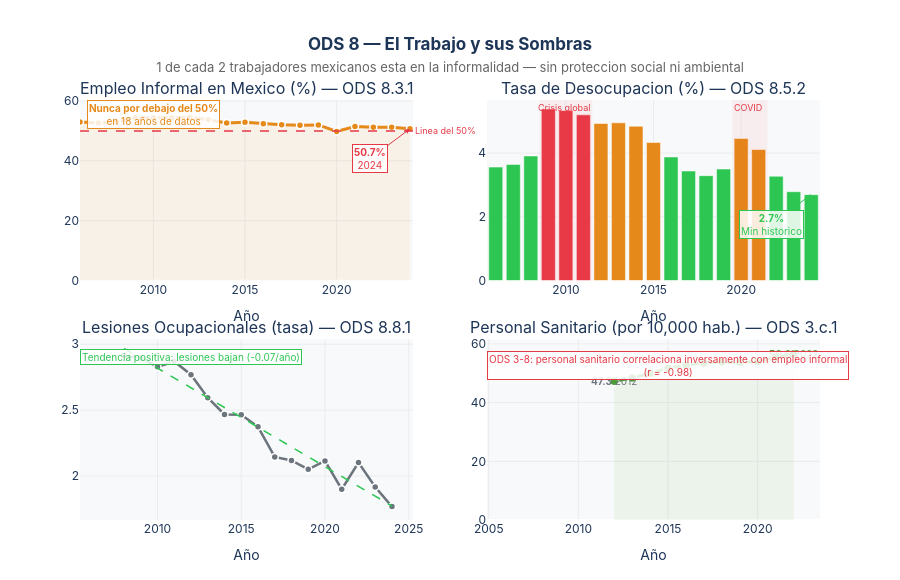

Here is the notebook cell this chart was saved with:
### Markdown cell above
---
## Parte IV — El Trabajo Informal: el eslabón invisible

### ODS 8: Trabajo Decente y Crecimiento Económico

Hay un mecanismo que conecta el trabajo con el agua y la salud que los datos revelan de forma indirecta:  
**el 51% de los trabajadores mexicanos están en el sector informal**.

El empleo informal significa, en la práctica:
- Sin acceso a seguridad social (salud pública)
- Sin condiciones laborales reguladas de higiene y agua
- Sin cobertura para lesiones ocupacionales
- Actividades que frecuentemente degradan el entorno hídrico local

El dato impactante: la correlación entre **personal sanitario** (ODS 3.C.1) y el **empleo informal** (ODS 8.3.1) es de **r = −0.98** — a mayor informalidad, menor densidad de personal médico.

### Code cell
# ══════════════════════════════════════════════════════════════════════════════
# FIGURA 5 — El trabajo informal: series y relación con salud
# ══════════════════════════════════════════════════════════════════════════════

informal = get_serie('8.3.1')    # empleo informal
desoc    = get_serie('8.5.2')    # desocupacion
lesiones = get_serie('8.8.1')    # lesiones ocupacionales
personal = get_serie('3.C.1')    # personal sanitario

fig_trab = make_subplots(
    rows=2, cols=2,
    subplot_titles=[
        'Empleo Informal en Mexico (%) — ODS 8.3.1',
        'Tasa de Desocupacion (%) — ODS 8.5.2',
        'Lesiones Ocupacionales (tasa) — ODS 8.8.1',
        'Personal Sanitario (por 10,000 hab.) — ODS 3.c.1'
    ],
    vertical_spacing=0.14, horizontal_spacing=0.10
)

# ── Panel 1: Informalidad ─────────────────────────────────────────────────────
fig_trab.add_trace(go.Scatter(
    x=informal['periodo'], y=informal['valor'],
    mode='lines+markers',
    line=dict(color=C_TRABAJO, width=3),
    marker=dict(size=7, color=C_TRABAJO, line=dict(width=1.5, color='white')),
    fill='tozeroy', fillcolor='rgba(229,137,26,0.08)',
    showlegend=False,
    hovertemplate='<b>%{x}</b><br>Informal: <b>%{y:.1f}%</b><extra></extra>'
), row=1, col=1)

fig_trab.add_hline(
    y=50, line_dash='dash', line_color=C_ALERTA, line_width=1.5,
    row=1, col=1,
    annotation_text='Linea del 50%', annotation_position='right',
    annotation_font=dict(size=9, color=C_ALERTA)
)

# Anotación: siempre por encima del 50%
fig_trab.add_annotation(
    x=2010, y=55.5,
    text='<b>Nunca por debajo del 50%</b><br>en 18 años de datos',
    showarrow=False, font=dict(size=10, color=C_TRABAJO),
    bgcolor='rgba(255,255,255,0.85)', bordercolor=C_TRABAJO, borderwidth=1,
    row=1, col=1
)
fig_trab.add_annotation(
    x=2024, y=50.74,
    text='<b>50.7%</b><br>2024',
    showarrow=True, arrowhead=2, arrowcolor=C_ALERTA,
    ax=-40, ay=30, font=dict(size=10, color=C_ALERTA),
    bgcolor='rgba(255,255,255,0.85)', bordercolor=C_ALERTA, borderwidth=1,
    row=1, col=1
)

# ── Panel 2: Desocupación ─────────────────────────────────────────────────────
colors_desoc = [
    C_ALERTA if v > 5 else C_TRABAJO if v > 4 else C_MEJORA
    for v in desoc['valor']
]
fig_trab.add_trace(go.Bar(
    x=desoc['periodo'], y=desoc['valor'],
    marker_color=colors_desoc,
    marker_line_color='white', marker_line_width=0.5,
    showlegend=False,
    hovertemplate='<b>%{x}</b><br>Desocupacion: <b>%{y:.2f}%</b><extra></extra>'
), row=1, col=2)

fig_trab.add_vrect(
    x0=2008.5, x1=2011.5,
    fillcolor='rgba(230,57,70,0.06)', line_width=0,
    annotation_text='Crisis global', annotation_position='top right',
    annotation_font=dict(size=9, color=C_ALERTA), row=1, col=2
)
fig_trab.add_vrect(
    x0=2019.5, x1=2021.5,
    fillcolor='rgba(230,57,70,0.06)', line_width=0,
    annotation_text='COVID', annotation_position='top left',
    annotation_font=dict(size=9, color=C_ALERTA), row=1, col=2
)
fig_trab.add_annotation(
    x=2024, y=2.7,
    text='<b>2.7%</b><br>Min historico',
    showarrow=True, arrowhead=2, arrowcolor=C_MEJORA,
    ax=-40, ay=30, font=dict(size=10, color=C_MEJORA),
    bgcolor='rgba(255,255,255,0.85)', bordercolor=C_MEJORA, borderwidth=1,
    row=1, col=2
)

# ── Panel 3: Lesiones ocupacionales ──────────────────────────────────────────
fig_trab.add_trace(go.Scatter(
    x=lesiones['periodo'], y=lesiones['valor'],
    mode='lines+markers',
    line=dict(color=C_NEUTRO, width=2.5),
    marker=dict(size=7, color=C_NEUTRO, line=dict(width=1.5, color='white')),
    showlegend=False,
    hovertemplate='<b>%{x}</b><br>Lesiones: <b>%{y:.3f}</b> tasa<extra></extra>'
), row=2, col=1)

# Línea de tendencia
x_l = np.array(lesiones['periodo'])
y_l = np.array(lesiones['valor'])
m_l, b_l = np.polyfit(x_l, y_l, 1)
fig_trab.add_trace(go.Scatter(
    x=x_l, y=m_l*x_l + b_l,
    mode='lines', line=dict(color=C_MEJORA, width=1.5, dash='dash'),
    showlegend=False, hoverinfo='skip'
), row=2, col=1)
fig_trab.add_annotation(
    x=2012, y=2.9, text='Tendencia positiva: lesiones\nbajan (-0.07/año)',
    showarrow=False, font=dict(size=10, color=C_MEJORA),
    bgcolor='rgba(255,255,255,0.85)', bordercolor=C_MEJORA, borderwidth=1,
    row=2, col=1
)

# ── Panel 4: Personal sanitario ──────────────────────────────────────────────
fig_trab.add_trace(go.Scatter(
    x=personal['periodo'], y=personal['valor'],
    mode='lines+markers',
    line=dict(color=C_SALUD, width=3),
    marker=dict(size=9, color=C_SALUD, line=dict(width=1.5, color='white')),
    fill='tozeroy', fillcolor='rgba(76,159,56,0.08)',
    showlegend=False,
    hovertemplate='<b>%{x}</b><br>Personal sanitario: <b>%{y:.1f}</b> /10k hab.<extra></extra>'
), row=2, col=2)

fig_trab.add_annotation(
    x=2012, y=47.3, text='<b>47.3</b>\n2012',
    showarrow=False, font=dict(size=10, color=C_NEUTRO), row=2, col=2
)
fig_trab.add_annotation(
    x=2022, y=56.6, text='<b>56.6</b>\n2022',
    showarrow=False, font=dict(size=10, color=C_SALUD), row=2, col=2
)

fig_trab.add_annotation(
    x=2015, y=52.5,
    text='ODS 3-8: personal sanitario\ncorrelaciona inversamente\ncon empleo informal<br>(r = -0.98)',
    showarrow=False, font=dict(size=10, color=C_ALERTA),
    bgcolor='rgba(255,255,255,0.85)', bordercolor=C_ALERTA, borderwidth=1,
    row=2, col=2
)

fig_trab.update_xaxes(showgrid=True, gridcolor='#E9ECEF', title_text='Año')
fig_trab.update_yaxes(showgrid=True, gridcolor='#E9ECEF')

fig_trab.update_layout(
    title=dict(
        text='<b>ODS 8 — El Trabajo y sus Sombras</b><br>'
             '<span style="font-size:13px;color:#666;font-weight:normal">'
             '1 de cada 2 trabajadores mexicanos esta en la informalidad — sin proteccion social ni ambiental</span>',
        x=0.5, xanchor='center'
    ),
    height=580, plot_bgcolor=C_FONDO, paper_bgcolor='white',
    font=dict(family='Inter, Arial, sans-serif', color=C_LINEA),
    margin=dict(t=100, b=60)
)
fig_trab.show()
print('Empleo informal (2024):', '{:.1f}%'.format(get_serie('8.3.1')['valor'].iloc[-1]))
print('Desocupacion minimo historico (2024):', '{:.2f}%'.format(get_serie('8.5.2')['valor'].iloc[-1]))

### Figure 1 — Plotly figure (JSON) as saved in the notebook; plotly's stock layout.template omitted (floating-point values rounded to 4 significant figures)
{"data": [{"fill": "tozeroy", "fillcolor": "rgba(229,137,26,0.08)", "hovertemplate": "<b>%{x}</b><br>Informal: <b>%{y:.1f}%</b><extra></extra>", "line": {"color": "#E5891A", "width": 3}, "marker": {"color": "#E5891A", "line": {"color": "white", "width": 1.5}, "size": 7}, "mode": "lines+markers", "showlegend": false, "type": "scatter", "x": [2006, 2007, 2008, 2009, 2010, 2011, 2012, 2013, 2014, 2015, 2016, 2017, 2018, 2019, 2020, 2021, 2022, 2023, 2024], "xaxis": "x", "y": [52.97, 52.66, 52.96, 54.44, 54.43, 54.43, 54.59, 53.75, 52.63, 52.89, 52.43, 52.08, 51.95, 52.03, 49.85, 51.5, 51.26, 51.25, 50.74], "yaxis": "y"}, {"hovertemplate": "<b>%{x}</b><br>Desocupacion: <b>%{y:.2f}%</b><extra></extra>", "marker": {"color": ["#2DC653", "#2DC653", "#2DC653", "#E63946", "#E63946", "#E63946", "#E5891A", "#E5891A", "#E5891A", "#E5891A", "#2DC653", "#2DC653", "#2DC653", "#2DC653", "#E5891A", "#E5891A", "#2DC653", "#2DC653", "#2DC653"], "line": {"color": "white", "width": 0.5}}, "showlegend": false, "type": "bar", "x": [2006, 2007, 2008, 2009, 2010, 2011, 2012, 2013, 2014, 2015, 2016, 2017, 2018, 2019, 2020, 2021, 2022, 2023, 2024], "xaxis": "x2", "y": [3.561, 3.644, 3.91, 5.382, 5.334, 5.2, 4.928, 4.95, 4.841, 4.333, 3.878, 3.438, 3.292, 3.499, 4.461, 4.11, 3.274, 2.788, 2.696], "yaxis": "y2"}, {"hovertemplate": "<b>%{x}</b><br>Lesiones: <b>%{y:.3f}</b> tasa<extra></extra>", "line": {"color": "#6C757D", "width": 2.5}, "marker": {"color": "#6C757D", "line": {"color": "white", "width": 1.5}, "size": 7}, "mode": "lines+markers", "showlegend": false, "type": "scatter", "x": [2008, 2009, 2010, 2011, 2012, 2013, 2014, 2015, 2016, 2017, 2018, 2019, 2020, 2021, 2022, 2023, 2024], "xaxis": "x3", "y": [2.914, 2.896, 2.828, 2.869, 2.768, 2.594, 2.467, 2.465, 2.373, 2.145, 2.118, 2.05, 2.115, 1.9, 2.102, 1.916, 1.768], "yaxis": "y3"}, {"hoverinfo": "skip", "line": {"color": "#2DC653", "dash": "dash", "width": 1.5}, "mode": "lines", "showlegend": false, "type": "scatter", "x": [2008, 2009, 2010, 2011, 2012, 2013, 2014, 2015, 2016, 2017, 2018, 2019, 2020, 2021, 2022, 2023, 2024], "xaxis": "x3", "y": [2.968, 2.893, 2.818, 2.744, 2.669, 2.594, 2.519, 2.445, 2.37, 2.295, 2.22, 2.146, 2.071, 1.996, 1.922, 1.847, 1.772], "yaxis": "y3"}, {"fill": "tozeroy", "fillcolor": "rgba(76,159,56,0.08)", "hovertemplate": "<b>%{x}</b><br>Personal sanitario: <b>%{y:.1f}</b> /10k hab.<extra></extra>", "line": {"color": "#4C9F38", "width": 3}, "marker": {"color": "#4C9F38", "line": {"color": "white", "width": 1.5}, "size": 9}, "mode": "lines+markers", "showlegend": false, "type": "scatter", "x": [2012, 2013, 2014, 2015, 2016, 2017, 2018, 2019, 2020, 2021, 2022], "xaxis": "x4", "y": [47.31, 48.39, 49.97, 51.74, 52.82, 53.46, 53.82, 53.73, 53.97, 55.48, 56.55], "yaxis": "y4"}], "layout": {"annotations": [{"font": {"size": 16}, "showarrow": false, "text": "Empleo Informal en Mexico (%) — ODS 8.3.1", "x": 0.225, "xanchor": "center", "xref": "paper", "y": 1, "yanchor": "bottom", "yref": "paper"}, {"font": {"size": 16}, "showarrow": false, "text": "Tasa de Desocupacion (%) — ODS 8.5.2", "x": 0.775, "xanchor": "center", "xref": "paper", "y": 1, "yanchor": "bottom", "yref": "paper"}, {"font": {"size": 16}, "showarrow": false, "text": "Lesiones Ocupacionales (tasa) — ODS 8.8.1", "x": 0.225, "xanchor": "center", "xref": "paper", "y": 0.43, "yanchor": "bottom", "yref": "paper"}, {"font": {"size": 16}, "showarrow": false, "text": "Personal Sanitario (por 10,000 hab.) — ODS 3.c.1", "x": 0.775, "xanchor": "center", "xref": "paper", "y": 0.43, "yanchor": "bottom", "yref": "paper"}, {"font": {"color": "#E63946", "size": 9}, "showarrow": false, "text": "Linea del 50%", "x": 1, "xanchor": "left", "xref": "x domain", "y": 50, "yanchor": "middle", "yref": "y"}, {"bgcolor": "rgba(255,255,255,0.85)", "bordercolor": "#E5891A", "borderwidth": 1, "font": {"color": "#E5891A", "size": 10}, "showarrow": false, "text": "<b>Nunca por debajo del 50%</b><br>en 18 años de datos", "x": 2010, "xref": "x", "y": 55.5, "yref": "y"}, {"arrowcolor": "#E63946", "arrowhead": 2, "ax": -40, "ay": 30, "bgcolor": "rgba(255,255,255,0.85)", "bordercolor": "#E63946", "borderwidth": 1, "font": {"color": "#E63946", "size": 10}, "showarrow": true, "text": "<b>50.7%</b><br>2024", "x": 2024, "xref": "x", "y": 50.74, "yref": "y"}, {"font": {"color": "#E63946", "size": 9}, "showarrow": false, "text": "Crisis global", "x": 2012.0, "xanchor": "right", "xref": "x2", "y": 1, "yanchor": "top", "yref": "y2 domain"}, {"font": {"color": "#E63946", "size": 9}, "showarrow": false, "text": "COVID", "x": 2020.0, "xanchor": "left", "xref": "x2", "y": 1, "yanchor": "top", "yref": "y2 domain"}, {"arrowcolor": "#2DC653", "arrowhead": 2, "ax": -40, "ay": 30, "bgcolor": "rgba(255,255,255,0.85)", "bordercolor": "#2DC653", "borderwidth": 1, "font": {"color": "#2DC653", "size": 10}, "showarrow": true, "text": "<b>2.7%</b><br>Min historico", "x": 2024, "xref": "x2", "y": 2.7, "yref": "y2"}, {"bgcolor": "rgba(255,255,255,0.85)", "bordercolor": "#2DC653", "borderwidth": 1, "font": {"color": "#2DC653", "size": 10}, "showarrow": false, "text": "Tendencia positiva: lesiones\nbajan (-0.07/año)", "x": 2012, "xref": "x3", "y": 2.9, "yref": "y3"}, {"font": {"color": "#6C757D", "size": 10}, "showarrow": false, "text": "<b>47.3</b>\n2012", "x": 2012, "xref": "x4", "y": 47.3, "yref": "y4"}, {"font": {"color": "#4C9F38", "size": 10}, "showarrow": false, "text": "<b>56.6</b>\n2022", "x": 2022, "xref": "x4", "y": 56.6, "yref": "y4"}, {"bgcolor": "rgba(255,255,255,0.85)", "bordercolor": "#E63946", "borderwidth": 1, "font": {"color": "#E63946", "size": 10}, "showarrow": false, "text": "ODS 3-8: personal sanitario\ncorrelaciona inversamente\ncon empleo informal<br>(r = -0.98)", "x": 2015, "xref": "x4", "y": 52.5, "yref": "y4"}], "font": {"color": "#1D3557", "family": "Inter, Arial, sans-serif"}, "height": 580, "margin": {"b": 60, "t": 100}, "paper_bgcolor": "white", "plot_bgcolor": "#F8F9FA", "shapes": [{"line": {"color": "#E63946", "dash": "dash", "width": 1.5}, "type": "line", "x0": 0, "x1": 1, "xref": "x domain", "y0": 50, "y1": 50, "yref": "y"}, {"fillcolor": "rgba(230,57,70,0.06)", "line": {"width": 0}, "type": "rect", "x0": 2008.0, "x1": 2012.0, "xref": "x2", "y0": 0, "y1": 1, "yref": "y2 domain"}, {"fillcolor": "rgba(230,57,70,0.06)", "line": {"width": 0}, "type": "rect", "x0": 2020.0, "x1": 2022.0, "xref": "x2", "y0": 0, "y1": 1, "yref": "y2 domain"}], "title": {"text": "<b>ODS 8 — El Trabajo y sus Sombras</b><br><span style=\"font-size:13px;color:#666;font-weight:normal\">1 de cada 2 trabajadores mexicanos esta en la informalidad — sin proteccion social ni ambiental</span>", "x": 0.5, "xanchor": "center"}, "xaxis": {"anchor": "y", "domain": [0, 0.45], "gridcolor": "#E9ECEF", "showgrid": true, "title": {"text": "Año"}}, "xaxis2": {"anchor": "y2", "domain": [0.55, 1], "gridcolor": "#E9ECEF", "showgrid": true, "title": {"text": "Año"}}, "xaxis3": {"anchor": "y3", "domain": [0, 0.45], "gridcolor": "#E9ECEF", "showgrid": true, "title": {"text": "Año"}}, "xaxis4": {"anchor": "y4", "domain": [0.55, 1], "gridcolor": "#E9ECEF", "showgrid": true, "title": {"text": "Año"}}, "yaxis": {"anchor": "x", "domain": [0.57, 1], "gridcolor": "#E9ECEF", "showgrid": true}, "yaxis2": {"anchor": "x2", "domain": [0.57, 1], "gridcolor": "#E9ECEF", "showgrid": true}, "yaxis3": {"anchor": "x3", "domain": [0, 0.43], "gridcolor": "#E9ECEF", "showgrid": true}, "yaxis4": {"anchor": "x4", "domain": [0, 0.43], "gridcolor": "#E9ECEF", "showgrid": true}}}
